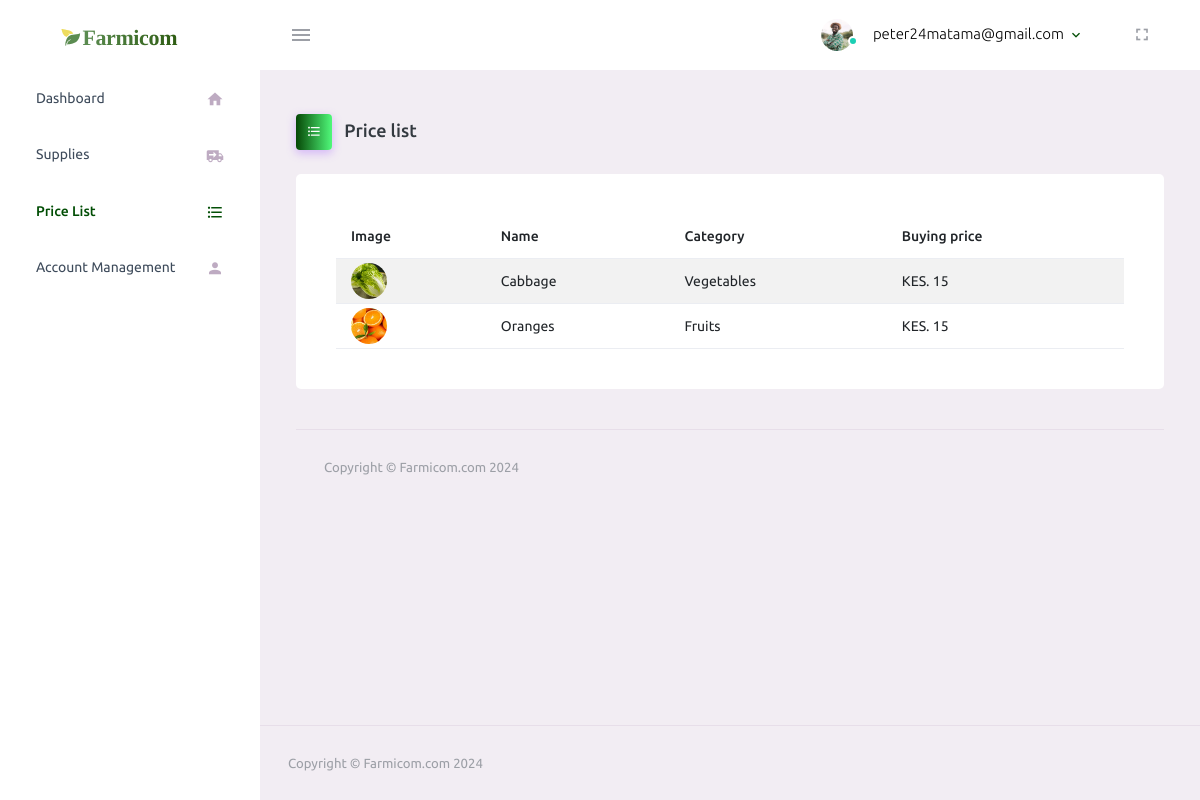
/Dashboard/Farmer/Pricelist.php (signed in), run on the app's committed database.
### tables this page shows
CREATE TABLE `products` (
  `ProductID` int(25) NOT NULL,
  `Product_name` varchar(25) NOT NULL,
  `Product_category` varchar(25) NOT NULL,
  `Price` int(25) NOT NULL,
  `Product_img` varchar(250) NOT NULL,
  `Buying_price` int(250) NOT NULL
);

### Dashboard/Farmer/Pricelist.php (the view, shortened to what this page needs)
<?php
include ("config.php");
if (!isset($_SESSION['farmers'])) {
  header("location:../../lform.php");
  exit;
} else {
  $username = $_SESSION['farmers'];
  $photo = $_SESSION['photo'] ;
}
?>
<!DOCTYPE html>
<html lang="en">
  <head>
    <link rel="stylesheet" href="assets/vendors/mdi/css/materialdesignicons.min.css">
    <link rel="stylesheet" href="assets/vendors/css/vendor.bundle.base.css">
    <link rel="stylesheet" href="assets/css/style.css">
  </head>
  <body>
      <nav class="navbar default-layout-navbar col-lg-12 col-12 p-0 fixed-top d-flex flex-row">
        <div class="text-center navbar-brand-wrapper d-flex align-items-center justify-content-center">
          <a class="navbar-brand brand-logo" href="index.html"><img src="assets/images/logo.svg" alt="logo" /></a>
        </div>
        <div class="navbar-menu-wrapper d-flex align-items-stretch">
          <button class="navbar-toggler navbar-toggler align-self-center" type="button" data-toggle="minimize">
            <span class="mdi mdi-menu"></span>
          </button>
          <ul class="navbar-nav navbar-nav-right">
            <li class="nav-item nav-profile dropdown">
              <a class="nav-link dropdown-toggle" id="profileDropdown" href="#" data-bs-toggle="dropdown" aria-expanded="false">
                <div class="nav-profile-img">
                  <img src="../Admin/<?php echo $photo?>" alt="image">
                  <span class="availability-status online"></span>
                </div>
                <div class="nav-profile-text">
                  <p class="mb-1 text-black"><?php echo $username ?></p>
                </div>
              </a>
            </li>
            <li class="nav-item d-none d-lg-block full-screen-link">
              <a class="nav-link">
                <i class="mdi mdi-fullscreen" id="fullscreen-button"></i>
              </a>
            </li>
          </ul>
        </div>
      </nav>
      <div class="container-fluid page-body-wrapper">
        <nav class="sidebar sidebar-offcanvas" id="sidebar">
          <ul class="nav">
            <li class="nav-item">
              <a class="nav-link" href="index.php">
                <span class="menu-title">Dashboard</span>
                <i class="mdi mdi-home menu-icon"></i>
              </a>
            </li>
              <li class="nav-item">
              <a class="nav-link" href="Supplies.php">
                <span class="menu-title">Supplies</span>
                <i class="mdi mdi-truck-delivery menu-icon"></i>
              </a>
            </li>
            <li class="nav-item">
              <a class="nav-link" href="Pricelist.php">
                <span class="menu-title">Price List</span>
                <i class="mdi mdi-format-list-bulleted  menu-icon"></i>
              </a>
            </li>
            <li class="nav-item">
              <a class="nav-link" href="profile.php">
                <span class="menu-title">Account Management</span>
                <i class="mdi mdi mdi-account menu-icon"></i>
              </a>
            </li>
          </ul>
        </nav>
        <div class="main-panel">
          <div class="content-wrapper">
            <div class="page-header">
              <h3 class="page-title">
                <span class="page-title-icon bg-gradient-primary text-white me-2">
                  <i class="mdi mdi-format-list-bulleted "></i>
                </span> Price list
              </h3>
              <nav aria-label="breadcrumb">
                <ul class="breadcrumb">
                </ul>
              </nav>
            </div>
            <div class="col-lg-12 grid-margin stretch-card">
                <div class="card">
                  <div class="card-body">
                      <table class="table table-striped">
                      <thead>
                        <tr>
                          <th> Image </th>
                          <th> Name </th>
                          <th> Category </th>
                          <th> Buying price </th>
                        </tr>
                      </thead>
                      <tbody>
                      <?php
                          $select_product= mysqli_query($con, "SELECT * FROM products") or die ("Query failed");
                          while($product_dtls = $select_product->fetch_assoc()){
                        ?>
                        <form action="editproduct.php" method="post">
                        <tr>
                          <td class="py-1">
                            <img src="../Admin/<?php echo $product_dtls['Product_img']?>" alt="image" />
                          </td>
                          <td> <?php echo $product_dtls['Product_name']?></td>
                          <td> <?php echo $product_dtls['Product_category']?></td>
                          <td>KES. <?php echo $product_dtls['Buying_price']?></td>
                        </tr>
                        </form>
                        <?php } ?>
                      </tbody>
                    </table>
                  </div>
                </div>
              </div>
          <footer class="footer">
            <div class="container-fluid d-flex justify-content-between">
              <span class="text-muted d-block text-center text-sm-start d-sm-inline-block">Copyright © Farmicom.com 2024</span>
            </div>
          </footer>
        </div>
          <footer class="footer">
            <div class="container-fluid d-flex justify-content-between">
              <span class="text-muted d-block text-center text-sm-start d-sm-inline-block">Copyright © Farmicom.com 2024</span>
            </div>
          </footer>
        </div>
      </div>
  </body>
</html>

### data on the page
products: Product_img (picture), Product_name "Cabbage", Product_category "Vegetables", Buying_price "15"
products: Product_img (picture), Product_name "Oranges", Product_category "Fruits", Buying_price "15"

### other printed values
$username "peter24matama@gmail.com"
